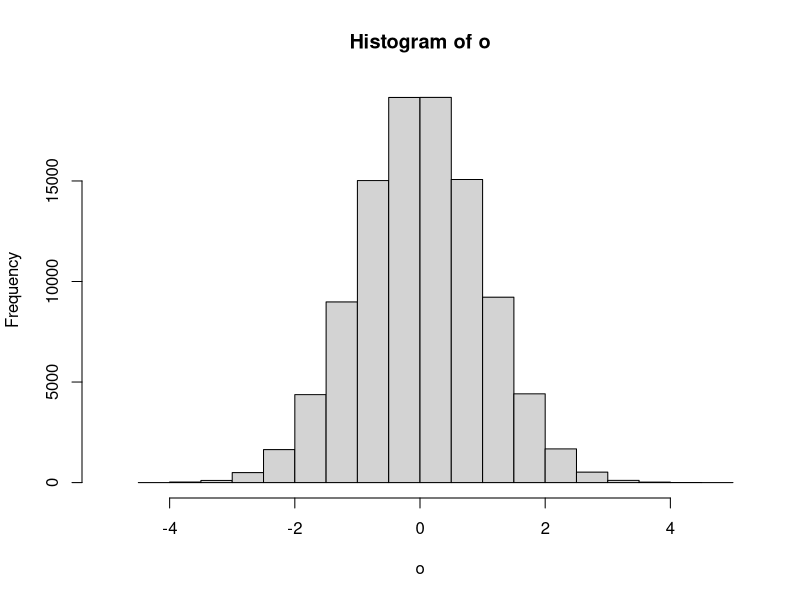
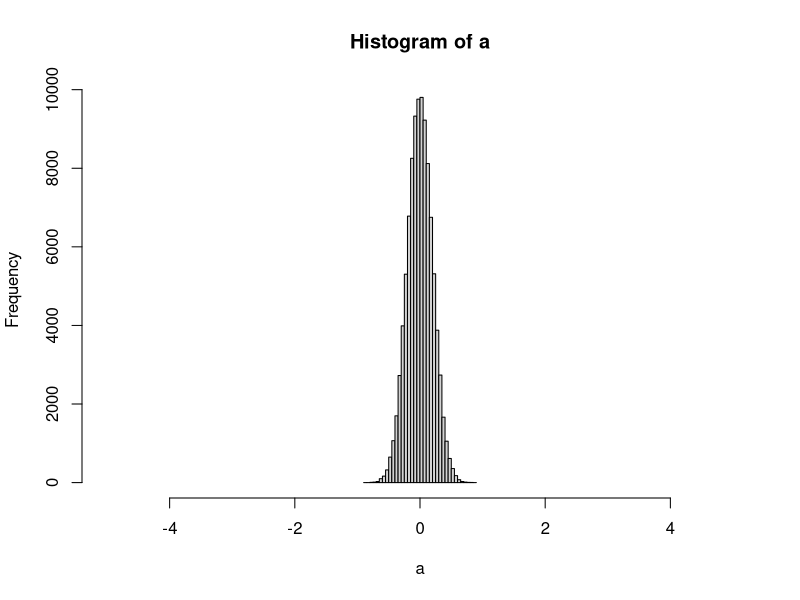
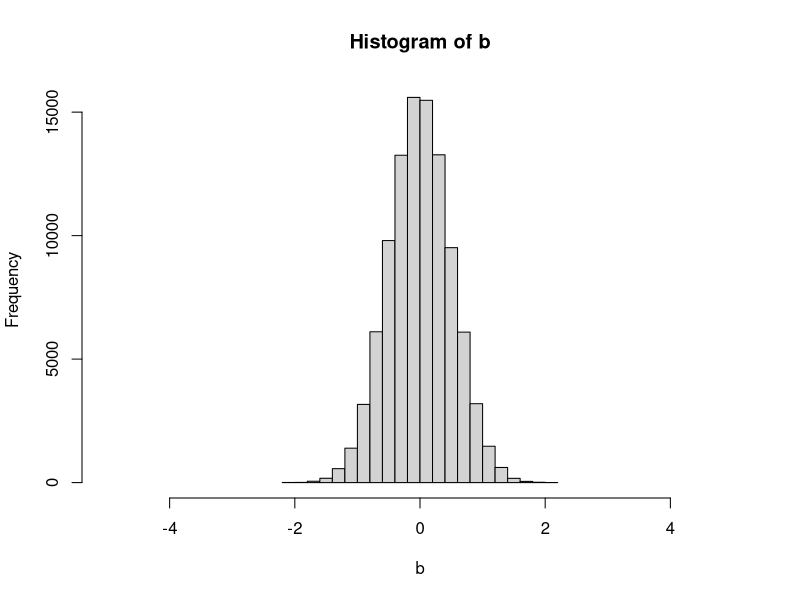
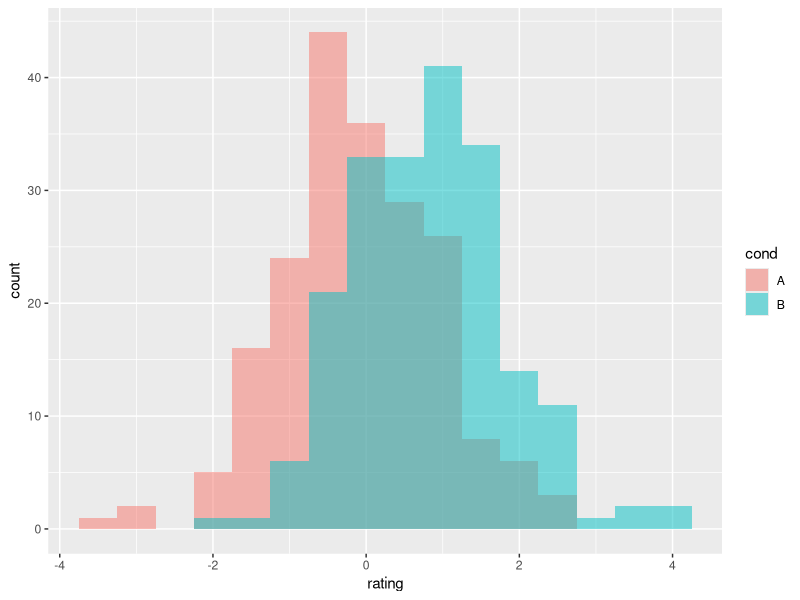
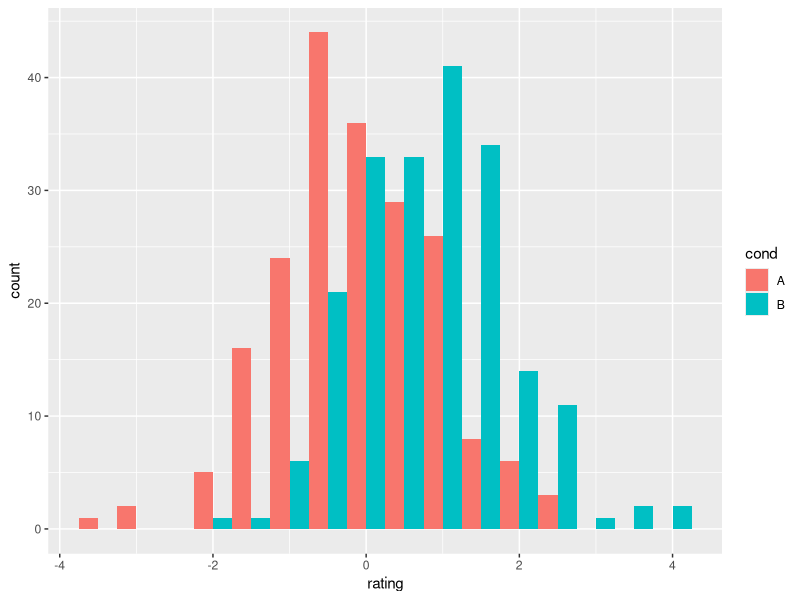
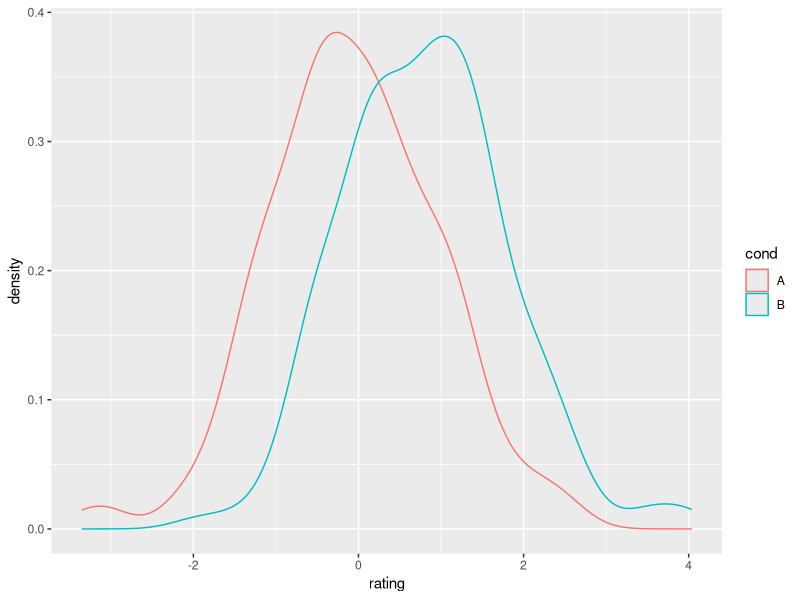
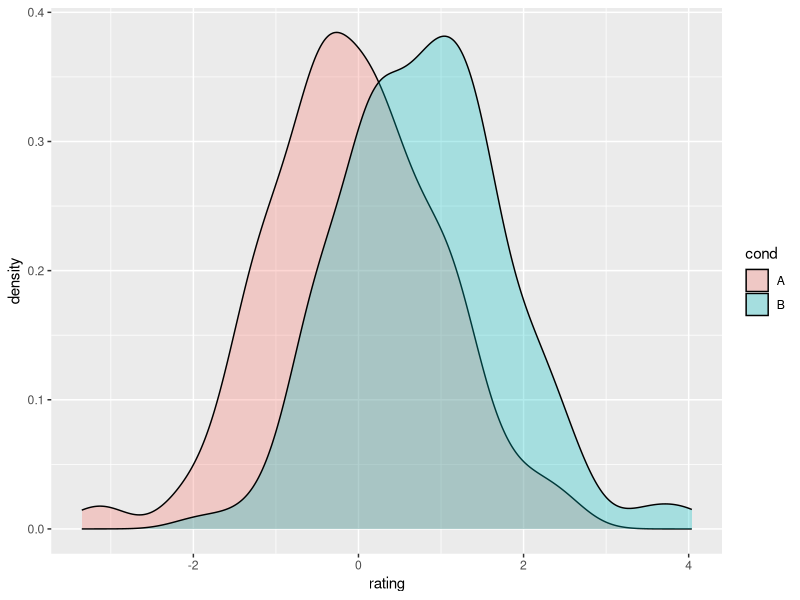
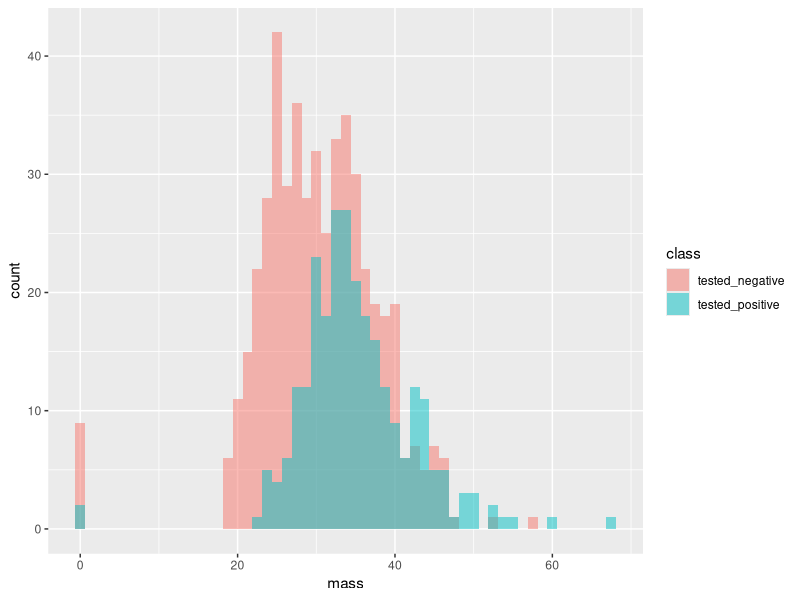

Write R code to recreate these figures, in order.
#SETUP
setwd("C:/Users/Kedree Proffitt/Downloads")

#1
#a
su = read.delim("Su_raw_matrix.txt", header=TRUE, sep="\t")

#b
mean(su$Liver_2.CEL)
sd(su$Liver_2.CEL)

#c
colMeans(su)
colSums(su)

#2
n = 100000
o = rnorm(n, mean = 0, sd = 1)
hist(o, breaks = 30, xlim=c(-5, 5))

#a
a = rnorm(n, mean = 0, sd = 0.2)
hist(a, breaks = 30, xlim=c(-5, 5))
# a has the same mean as the standard o distribution. The only difference being the standard deviation being less giving
# higher histogram frequency closer to the center of the distribution (0), creating a taller, more compact spike still centered at 0 

#b
b = rnorm(n, mean = 0, sd = 0.5)
hist(b, breaks = 30, xlim=c(-5, 5))
# b has the same mean as the standard o distribution and a so its still centered at 0. The only difference being the standard deviation
# is 0.5, more compact than sd = 1 of o, more spread out compared to sd = 0.2 of a

#3
library(ggplot2)

#a
dat <- data.frame(cond = factor(rep(c("A","B"), each=200)),
                  rating = c(rnorm(200),rnorm(200, mean=.8)))
#b
# Overlaid histograms
ggplot(dat, aes(x=rating, fill=cond)) +
  geom_histogram(binwidth=.5, alpha=.5, position="identity")
# Wow very pretty! it overlays two histograms on the same x axis it seems and has a transparency value, love the colors

#c
# Interleaved histograms
ggplot(dat, aes(x=rating, fill=cond)) + geom_histogram(binwidth=.5, position="dodge")
# It places the hists by bin, so bin 1r 1b, 2r 2b, 3r 3b... great for direct comparison. I prefer #b, but this has its own purpose

#d
# Density plots
ggplot(dat, aes(x=rating, colour=cond)) + geom_density()
# Great for comparing curves relative, I used these a lot in Data Vis class

#e
# Density plots with semitransparent fill
ggplot(dat, aes(x=rating, fill=cond)) + geom_density(alpha=.3)
# A filled in version of d, might be more visually pleasing to some

#f
diabetes = read.csv("diabetes_train.csv", header=TRUE)

ggplot(diabetes, aes(x=mass, fill=class)) +
  geom_histogram(binwidth=1.25, alpha=.5, position="identity")
# The outliers at mass = 0 makes me sad but I dont think I am supposed to mess with the data rn, changed bin width

ggplot(diabetes, aes(x=mass, fill=class)) + geom_histogram(binwidth=1.25, position="dodge")
# Really cannot get behind this one

ggplot(diabetes, aes(x=mass, colour=class)) + geom_density()
# Reveals the shapes of the curve and relative heights as opposed to absolute heights, very useful

ggplot(diabetes, aes(x=mass, fill=class)) + geom_density(alpha=.3)
# Still do not know if I like the filled or the unfilled version more.

#4
quantile(diabetes$skin, c(0.1, 0.3, 0.5, 0.6))
# Glad using a list works, that's very nice!